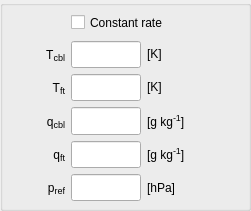
     <widget class="QGroupBox" name="species_group_ref">
      <property name="geometry">
       <rect>
        <x>10</x>
        <y>160</y>
        <width>251</width>
        <height>211</height>
       </rect>
      </property>
      <property name="title">
       <string/>
      </property>
      <widget class="QWidget" name="gridLayoutWidget_24">
       <property name="geometry">
        <rect>
         <x>10</x>
         <y>10</y>
         <width>231</width>
         <height>191</height>
        </rect>
       </property>
       <layout class="QGridLayout" name="species_ref_grid" columnminimumwidth="50,0,60">
        <property name="sizeConstraint">
         <enum>QLayout::SetMinimumSize</enum>
        </property>
        <item row="2" column="0">
         <widget class="QLabel" name="label_species_ref_Tft">
          <property name="sizePolicy">
           <sizepolicy hsizetype="Fixed" vsizetype="Preferred">
            <horstretch>0</horstretch>
            <verstretch>0</verstretch>
           </sizepolicy>
          </property>
          <property name="minimumSize">
           <size>
            <width>55</width>
            <height>0</height>
           </size>
          </property>
          <property name="maximumSize">
           <size>
            <width>55</width>
            <height>16777215</height>
           </size>
          </property>
          <property name="toolTip">
           <string/>
          </property>
          <property name="text">
           <string>&lt;html&gt;T&lt;span style=&quot; font-size:14px; vertical-align:sub;&quot;&gt;ft&lt;/span&gt;&lt;/html&gt;</string>
          </property>
          <property name="alignment">
           <set>Qt::AlignRight|Qt::AlignTrailing|Qt::AlignVCenter</set>
          </property>
         </widget>
        </item>
        <item row="2" column="1">
         <widget class="QLineEdit" name="input_species_ref_Tft">
          <property name="sizePolicy">
           <sizepolicy hsizetype="Fixed" vsizetype="Expanding">
            <horstretch>0</horstretch>
            <verstretch>0</verstretch>
           </sizepolicy>
          </property>
          <property name="minimumSize">
           <size>
            <width>70</width>
            <height>0</height>
           </size>
          </property>
          <property name="maximumSize">
           <size>
            <width>70</width>
            <height>16777215</height>
           </size>
          </property>
          <property name="toolTip">
           <string>free tropospheric temperature</string>
          </property>
          <property name="text">
           <string/>
          </property>
          <property name="alignment">
           <set>Qt::AlignRight|Qt::AlignTrailing|Qt::AlignVCenter</set>
          </property>
         </widget>
        </item>
        <item row="3" column="0">
         <widget class="QLabel" name="label_species_ref_qcbl">
          <property name="sizePolicy">
           <sizepolicy hsizetype="Fixed" vsizetype="Preferred">
            <horstretch>0</horstretch>
            <verstretch>0</verstretch>
           </sizepolicy>
          </property>
          <property name="minimumSize">
           <size>
            <width>55</width>
            <height>0</height>
           </size>
          </property>
          <property name="maximumSize">
           <size>
            <width>55</width>
            <height>16777215</height>
           </size>
          </property>
          <property name="toolTip">
           <string/>
          </property>
          <property name="text">
           <string>&lt;html&gt;q&lt;span style=&quot; font-size:14px; vertical-align:sub;&quot;&gt;cbl&lt;/span&gt;&lt;/html&gt;</string>
          </property>
          <property name="alignment">
           <set>Qt::AlignRight|Qt::AlignTrailing|Qt::AlignVCenter</set>
          </property>
         </widget>
        </item>
        <item row="3" column="1">
         <widget class="QLineEdit" name="input_species_ref_qcbl">
          <property name="sizePolicy">
           <sizepolicy hsizetype="Fixed" vsizetype="Expanding">
            <horstretch>0</horstretch>
            <verstretch>0</verstretch>
           </sizepolicy>
          </property>
          <property name="minimumSize">
           <size>
            <width>70</width>
            <height>0</height>
           </size>
          </property>
          <property name="maximumSize">
           <size>
            <width>70</width>
            <height>16777215</height>
           </size>
          </property>
          <property name="toolTip">
           <string>mixed-layer specific humidity</string>
          </property>
          <property name="text">
           <string/>
          </property>
          <property name="alignment">
           <set>Qt::AlignRight|Qt::AlignTrailing|Qt::AlignVCenter</set>
          </property>
         </widget>
        </item>
        <item row="2" column="2">
         <widget class="QLabel" name="unitlabel_species_ref_Tft">
          <property name="toolTip">
           <string/>
          </property>
          <property name="text">
           <string>&lt;html&gt;[K]&lt;/html&gt;</string>
          </property>
          <property name="alignment">
           <set>Qt::AlignLeading|Qt::AlignLeft|Qt::AlignVCenter</set>
          </property>
         </widget>
        </item>
        <item row="3" column="2">
         <widget class="QLabel" name="unitlabel_species_ref_qcbl">
          <property name="toolTip">
           <string/>
          </property>
          <property name="text">
           <string>&lt;html&gt;[g kg&lt;span style=&quot;font-size: 14px; vertical-align:super;&quot;&gt;-1&lt;/span&gt;]&lt;/html&gt;</string>
          </property>
          <property name="alignment">
           <set>Qt::AlignLeading|Qt::AlignLeft|Qt::AlignVCenter</set>
          </property>
         </widget>
        </item>
        <item row="4" column="1">
         <widget class="QLineEdit" name="input_species_ref_qft">
          <property name="sizePolicy">
           <sizepolicy hsizetype="Fixed" vsizetype="Expanding">
            <horstretch>0</horstretch>
            <verstretch>0</verstretch>
           </sizepolicy>
          </property>
          <property name="minimumSize">
           <size>
            <width>70</width>
            <height>0</height>
           </size>
          </property>
          <property name="maximumSize">
           <size>
            <width>70</width>
            <height>16777215</height>
           </size>
          </property>
          <property name="toolTip">
           <string>free tropospheric specific humidity</string>
          </property>
          <property name="text">
           <string/>
          </property>
          <property name="alignment">
           <set>Qt::AlignRight|Qt::AlignTrailing|Qt::AlignVCenter</set>
          </property>
         </widget>
        </item>
        <item row="4" column="2">
         <widget class="QLabel" name="unitlabel_species_ref_qft">
          <property name="toolTip">
           <string/>
          </property>
          <property name="text">
           <string>&lt;html&gt;[g kg&lt;span style=&quot;font-size: 14px; vertical-align:super;&quot;&gt;-1&lt;/span&gt;]&lt;/html&gt;</string>
          </property>
          <property name="alignment">
           <set>Qt::AlignLeading|Qt::AlignLeft|Qt::AlignVCenter</set>
          </property>
         </widget>
        </item>
        <item row="0" column="1" colspan="2">
         <widget class="QCheckBox" name="sw_chem_constant">
          <property name="minimumSize">
           <size>
            <width>0</width>
            <height>25</height>
           </size>
          </property>
          <property name="maximumSize">
           <size>
            <width>16777215</width>
            <height>25</height>
           </size>
          </property>
          <property name="toolTip">
           <string/>
          </property>
          <property name="layoutDirection">
           <enum>Qt::LeftToRight</enum>
          </property>
          <property name="text">
           <string>Constant rate</string>
          </property>
         </widget>
        </item>
        <item row="4" column="0">
         <widget class="QLabel" name="label_species_ref_qft">
          <property name="sizePolicy">
           <sizepolicy hsizetype="Fixed" vsizetype="Preferred">
            <horstretch>0</horstretch>
            <verstretch>0</verstretch>
           </sizepolicy>
          </property>
          <property name="minimumSize">
           <size>
            <width>55</width>
            <height>0</height>
           </size>
          </property>
          <property name="maximumSize">
           <size>
            <width>55</width>
            <height>16777215</height>
           </size>
          </property>
          <property name="toolTip">
           <string/>
          </property>
          <property name="text">
           <string>&lt;html&gt;q&lt;span style=&quot; font-size:14px; vertical-align:sub;&quot;&gt;ft&lt;/span&gt;&lt;/html&gt;</string>
          </property>
          <property name="alignment">
           <set>Qt::AlignRight|Qt::AlignTrailing|Qt::AlignVCenter</set>
          </property>
         </widget>
        </item>
        <item row="5" column="0">
         <widget class="QLabel" name="label_species_ref_pref">
          <property name="sizePolicy">
           <sizepolicy hsizetype="Fixed" vsizetype="Preferred">
            <horstretch>0</horstretch>
            <verstretch>0</verstretch>
           </sizepolicy>
          </property>
          <property name="minimumSize">
           <size>
            <width>55</width>
            <height>0</height>
           </size>
          </property>
          <property name="maximumSize">
           <size>
            <width>55</width>
            <height>16777215</height>
           </size>
          </property>
          <property name="toolTip">
           <string/>
          </property>
          <property name="text">
           <string>&lt;html&gt;p&lt;span style=&quot; font-size:14px; vertical-align:sub;&quot;&gt;ref&lt;/span&gt;&lt;/html&gt;</string>
          </property>
          <property name="alignment">
           <set>Qt::AlignRight|Qt::AlignTrailing|Qt::AlignVCenter</set>
          </property>
         </widget>
        </item>
        <item row="5" column="1">
         <widget class="QLineEdit" name="input_species_ref_pref">
          <property name="sizePolicy">
           <sizepolicy hsizetype="Fixed" vsizetype="Expanding">
            <horstretch>0</horstretch>
            <verstretch>0</verstretch>
           </sizepolicy>
          </property>
          <property name="minimumSize">
           <size>
            <width>70</width>
            <height>0</height>
           </size>
          </property>
          <property name="maximumSize">
           <size>
            <width>70</width>
            <height>16777215</height>
           </size>
          </property>
          <property name="toolTip">
           <string>reference pressure</string>
          </property>
          <property name="text">
           <string/>
          </property>
          <property name="alignment">
           <set>Qt::AlignRight|Qt::AlignTrailing|Qt::AlignVCenter</set>
          </property>
         </widget>
        </item>
        <item row="5" column="2">
         <widget class="QLabel" name="unitlabel_species_ref_pref">
          <property name="toolTip">
           <string/>
          </property>
          <property name="text">
           <string>[hPa]</string>
          </property>
          <property name="alignment">
           <set>Qt::AlignLeading|Qt::AlignLeft|Qt::AlignVCenter</set>
          </property>
         </widget>
        </item>
        <item row="1" column="2">
         <widget class="QLabel" name="unitlabel_species_ref_Tcbl">
          <property name="toolTip">
           <string/>
          </property>
          <property name="text">
           <string>&lt;html&gt;[K]&lt;/html&gt;</string>
          </property>
          <property name="alignment">
           <set>Qt::AlignLeading|Qt::AlignLeft|Qt::AlignVCenter</set>
          </property>
         </widget>
        </item>
        <item row="1" column="0">
         <widget class="QLabel" name="label_species_ref_Tcbl">
          <property name="sizePolicy">
           <sizepolicy hsizetype="Fixed" vsizetype="Preferred">
            <horstretch>0</horstretch>
            <verstretch>0</verstretch>
           </sizepolicy>
          </property>
          <property name="minimumSize">
           <size>
            <width>55</width>
            <height>0</height>
           </size>
          </property>
          <property name="maximumSize">
           <size>
            <width>55</width>
            <height>16777215</height>
           </size>
          </property>
          <property name="toolTip">
           <string/>
          </property>
          <property name="text">
           <string>&lt;html&gt;T&lt;span style=&quot; font-size:14px; vertical-align:sub;&quot;&gt;cbl&lt;/span&gt;&lt;/html&gt;</string>
          </property>
          <property name="alignment">
           <set>Qt::AlignRight|Qt::AlignTrailing|Qt::AlignVCenter</set>
          </property>
         </widget>
        </item>
        <item row="1" column="1">
         <widget class="QLineEdit" name="input_species_ref_Tcbl">
          <property name="sizePolicy">
           <sizepolicy hsizetype="Fixed" vsizetype="Expanding">
            <horstretch>0</horstretch>
            <verstretch>0</verstretch>
           </sizepolicy>
          </property>
          <property name="minimumSize">
           <size>
            <width>70</width>
            <height>0</height>
           </size>
          </property>
          <property name="maximumSize">
           <size>
            <width>70</width>
            <height>16777215</height>
           </size>
          </property>
          <property name="toolTip">
           <string>mixed-layer temperature</string>
          </property>
          <property name="text">
           <string/>
          </property>
          <property name="alignment">
           <set>Qt::AlignRight|Qt::AlignTrailing|Qt::AlignVCenter</set>
          </property>
         </widget>
        </item>
       </layout>
      </widget>
     </widget>
